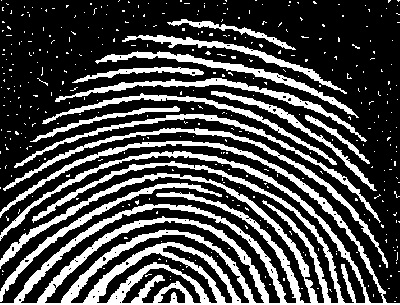
#> input picture - Imagens/Fingerprint.jpg, 400 x 305 px, found by its file name
$ jupyter execute 'Fingerprint_Improve Quality.ipynb'
#> lines starting #> are read from the running program, lines starting #| are printed output that depends on the picture
[cell 1]
#Import Libs
from matplotlib import pyplot as plot
import matplotlib as mpl
import urllib.request
import urllib.parse
import numpy as np
import random
import math
import cv2

[cell 2]
#Function to Load a Image from Github
def display_image_from_url(image_url):
    with urllib.request.urlopen(image_url) as url:
        s = url.read()
    img = cv2.imdecode(np.frombuffer(s, np.uint8), -1)
#> img is the input picture: shape (305, 400, 3); min 0, max 255, mean 74.5
    img = cv2.cvtColor(img, cv2.COLOR_BGR2RGB)
    return img

[cell 3]
#Import Image
image_url = 'https://raw.githubusercontent.com/jrafa1607/Computational-Vision-In-Python/main/-%20Images/Fingerprint.jpg'
img = display_image_from_url(image_url)

[cell 4]
#Show the Image
plot.imshow(img,cmap='gray')
plot.show()

[cell 5]
#Applying Methods to Improve the Quality of the Fingerpint
EE = cv2.getStructuringElement(cv2.MORPH_RECT,(3,3))
Erosion = cv2.erode(img,EE,iterations = 1)
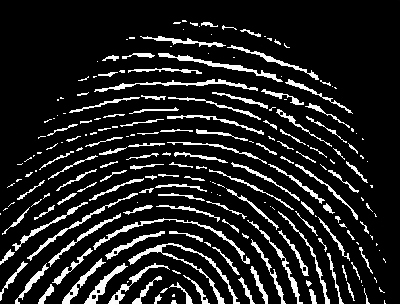
#> Erosion: shape (305, 400, 3); min 0, max 255, mean 33.4
Open = cv2.morphologyEx(img, cv2.MORPH_OPEN, EE)
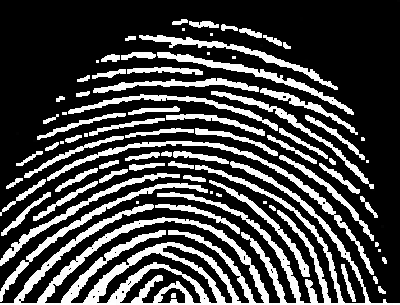
#> Open: shape (305, 400, 3); min 0, max 255, mean 69.1
Dilation = cv2.dilate(Open,EE,iterations = 1)
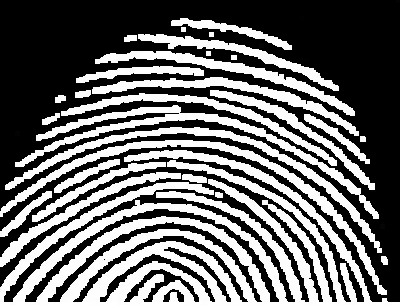
#> Dilation: shape (305, 400, 3); min 0, max 255, mean 105.2
Close = cv2.morphologyEx(Open, cv2.MORPH_CLOSE, EE)

[cell 6]
# Set up the visualization
titles = ['Noise', 'Erosion', 'Open', 'Dilation', 'Close']
images = [img, Erosion, Open, Dilation, Close]
plot.figure(figsize=(13, 13))

for i in range(5):
    plot.subplot(1, 5, i+1)
    plot.imshow(images[i])
    plot.title(titles[i])
    plot.axis('off')

plot.tight_layout()
plot.show()
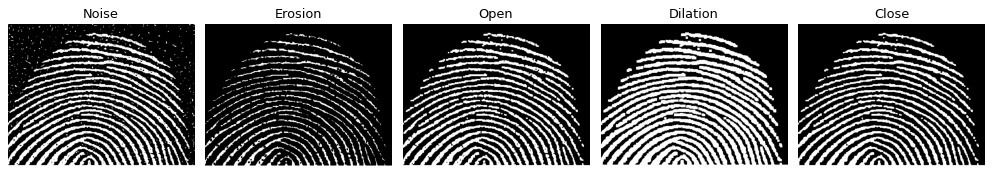
#> figure drawn by matplotlib, 5 panels

[cell 7]
#Final Result
fig = plot.figure(figsize=(15, 15))
plot.figsize=(15, 15)
ax1 = fig.add_subplot(1,2,1)
ax1.imshow(img,cmap = 'gray')
plot.title('Original Image with Noise')
ax2 = fig.add_subplot(1,2,2)
ax2.imshow(Close,cmap = 'gray')
plot.title('Final Image')
plot;
